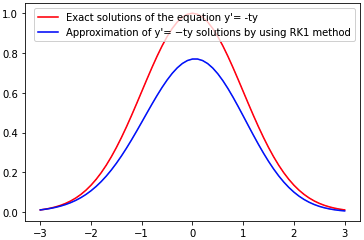

Reproduce this figure in Python.
# We use Runge-Khuta method of order 1: k_1 = f(t_i,y_i)
# to approximate the solution of the equation: dy = -t*y

import numpy as np
import matplotlib.pyplot as plt

def f(t,y):
    return -t*y

t = t_range[0]
y = y_exact[0]

y_rk1=[]
for t in t_range:
    y_rk1.append(y)
    k1 = f(t,y)
    y = y+dt*k1

plt.figure()
plt.plot(t_range, y_exact, label='Exact solutions of the equation y\'= -ty', c = 'red')
plt.plot(t_range, y_rk1, label='Approximation of y\'= −ty solutions by using RK1 method', c = 'blue')
plt.legend()
plt.show()
